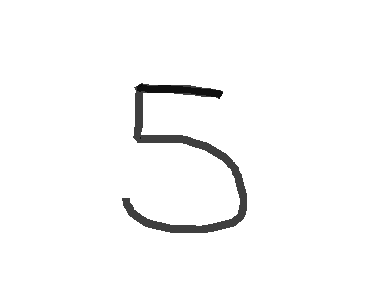
#> input picture CNN/equations/five.png, 367 x 303 px
$ jupyter execute --allow-errors test.ipynb   (shell and % lines are left out)
#> lines starting #> are read from the running program, lines starting #| are printed output that depends on the picture; after the words box and inside, x2 and y2 are one past the last pixel; in counts of white or black regions, pixels touching at a corner belong together
### CNN/utils.py
import matplotlib.pyplot as plt
import numpy as np
import pickle
import cv2
import os
from sklearn.metrics import confusion_matrix
import seaborn as sns
from sklearn.metrics import accuracy_score, classification_report
import scikitplot as skplt

img_folder = "./images"


# region plotting functions
# [68 lines left out: functions plot_loss_curve, plot_accuracy_curve, plot_learning_curve, plot_confusion_matrix, not called in this run]


def plot_roc_curve(y_test, y_test_probs):
    skplt.metrics.plot_roc(y_test, y_test_probs)
    plt.show()


# [94 lines left out: functions minmax_normalize, visualize_filters, visualize_activations, plot_histogram, accuracy, generate_batches and 2 more, not called in this run]


# region load and save model
def load_model(model_path: str = "./models/exp1_10k_train_2_20231127191523.pkl"):
    from layers.conv import ConvLayer
    from layers.dense import DenseLayer
    from layers.flatten import Flatten
    from layers.maxpool import MaxPool
    from layers.relu import ReluLayer

    with open(model_path, "rb") as inp_model:
        model = pickle.load(inp_model)
        return model


# endregion


# region preprocess
# [7 lines left out: function preprocess_image, not called in this run]


# endregion

### CNN/test.ipynb
# New data

- preprocess the new data
- train it on just DNN
- then on CNN
- setup tensorboard for experiment tracking

# Preprocessing

[cell 1]
import sklearn
import glob
import pandas as pd
import seaborn as sns
import matplotlib.pyplot as plt
import numpy as np
import cv2
import math
import utils

# Loading the saved model

#> (a cell that did not finish here is left out)

[cell 3]
labels_map = {'0': 0,
 '1': 1,
 '2': 2,
 '3': 3,
 '4': 4,
 '5': 5,
 '6': 6,
 '7': 7,
 '8': 8,
 '9': 9,
 'div': 10,
 'rightarrow': 11,
 'times': 12,
 'u': 13,
 'v': 14,
 'w': 15,
 'y': 16,
 'z': 17,
 '+': 18,
 '-': 19}

[cell 4]
target_names = list(labels_map.keys())

[cell 5]
target_names

[cell 6]
def preprocess(img_path):
#> called with img_path = './equations/five.png'
    img = cv2.imread(img_path)
#> img is the input picture: shape (303, 367, 3); min 4, max 255, mean 248.9
    img = cv2.cvtColor(img, cv2.COLOR_BGR2GRAY)
#> img: shape (303, 367)
    img = cv2.GaussianBlur(img, (5,5), 0)
    img = cv2.threshold(img, 0, 255, cv2.THRESH_BINARY_INV | cv2.THRESH_OTSU)[1]
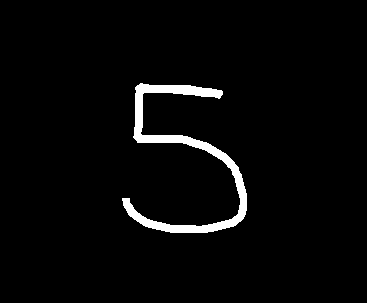
#> img: shape (303, 367); 3.1% white; 1 white region, box (x1, y1, x2, y2) and area: (122, 83, 247, 233) 3393
    return img

[cell 7]
img = preprocess("./equations/five.png")

[cell 8]
img.shape
#> Out = (303, 367)

[cell 9]
plt.imshow(img)

[cell 10]
img.shape
#> Out = (303, 367)

[cell 11]
def sort_contours(cnts, method="left-to-right"):
	# initialize the reverse flag and sort index
	reverse = False
	i = 0
	# handle if we need to sort in reverse
	if method == "right-to-left" or method == "bottom-to-top":
		reverse = True
	# handle if we are sorting against the y-coordinate rather than
	# the x-coordinate of the bounding box
	if method == "top-to-bottom" or method == "bottom-to-top":
		i = 1
	# construct the list of bounding boxes and sort them from top to
	# bottom
	boundingBoxes = [cv2.boundingRect(c) for c in cnts]
	(cnts, boundingBoxes) = zip(*sorted(zip(cnts, boundingBoxes),
		key=lambda b:b[1][i], reverse=reverse))
	# return the list of sorted contours and bounding boxes
	return (cnts, boundingBoxes)

[cell 12]
def boundingBoxes(fileName):
    # Read Input image
#> called with fileName = './equations//nums.png'
    inputImage = cv2.imread(fileName)
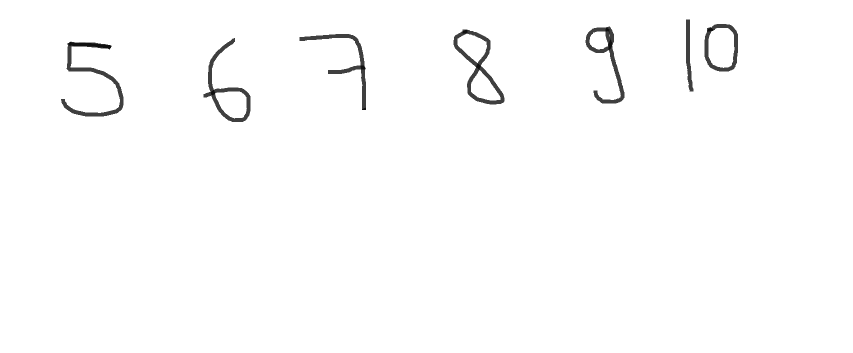
#> input picture CNN/equations/nums.png, 1706 x 705 px (shown at 1/2 size)
#> inputImage is the input picture: shape (705, 1706, 3); min 4, max 255, mean 252.1
    # Deep copy for results
    inputImageCopy = inputImage.copy()
    # Convert BGR to grayscale
    grayscaleImage = cv2.cvtColor(inputImage, cv2.COLOR_BGR2GRAY)
    # Threshold via Otsu
    threshValue, binaryImage = cv2.threshold(grayscaleImage, 0, 255, cv2.THRESH_BINARY_INV+cv2.THRESH_OTSU)
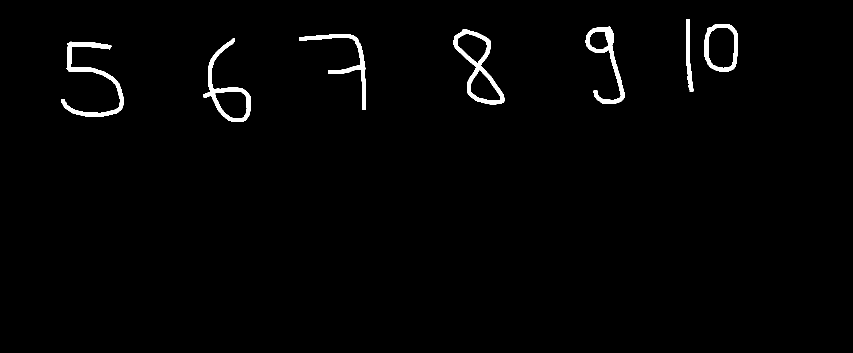
#> binaryImage: shape (705, 1706) (shown at 1/2 size); 1.5% white; 7 white regions
#> threshValue = 64
    # Get each bounding box
    # Find the big contours/blobs on the filtered image
    contours, hierarchy = cv2.findContours(binaryImage, cv2.RETR_EXTERNAL, cv2.CHAIN_APPROX_SIMPLE)
#> contours = 7 contours; box (x1, y1, x2, y2) and area: (907, 59, 1009, 209) 7296, (1409, 48, 1476, 143) 5458, (407, 76, 501, 244) 5166, (1171, 53, 1249, 207) 3528, (122, 83, 247, 233) 2974, (599, 68, 732, 220) 2248, (1372, 39, 1387, 183) 995
    contours,_ = sort_contours(contours)
#> in sort_contours, `boundingBoxes = [cv2.boundingRect(c) for c in cnts]`: boundingBoxes = [(122, 83, 125, 150), (407, 76, 94, 168), (599, 68, 133, 152), (907, 59, 102, 150), (1171, 53, 78, 154), (1409, 48, 67, 95), (1372, 39, 15, 144)]
#> in sort_contours, `(cnts, boundingBoxes) = zip(*sorted(zip(cnts, boundingBoxes), key=lamb..`: cnts has the same summary as contours in boundingBoxes; boundingBoxes = ((122, 83, 125, 150), (407, 76, 94, 168), (599, 68, 133, 152), (907, 59, 102, 150), (1171, 53, 78, 154), (1372, 39, 15, 144), (1409, 48, 67, 95))
    # contours, _ = sort_contours(contours, "top-to-bottom")


    # Expand the bounding box size
    expansion_value = 10  # Increase this value to expand the bounding boxes more
    bounding_boxes = []
    # Look for the outer bounding boxes (no children)
    for _, c in enumerate(contours):
        # Get the bounding rectangle of the current contour
        boundRect = cv2.boundingRect(c)

        # Expand bounding box
        rectX = max(0, boundRect[0] - expansion_value)
        rectY = max(0, boundRect[1] - expansion_value)
        rectWidth = min(inputImage.shape[1] - rectX, boundRect[2] + 2 * expansion_value)
        rectHeight = min(inputImage.shape[0] - rectY, boundRect[3] + 2 * expansion_value)

        # Draw expanded bounding box
        color = (0, 255, 0)
        start_X = int(rectX)
        end_X = int(start_X + rectWidth)
        start_Y = int(rectY)
        end_Y = int(start_Y + rectHeight)
        contoursImage = inputImageCopy.copy()
        bounding_boxes.append(contoursImage[start_Y:end_Y, start_X:end_X])
        cv2.rectangle(inputImageCopy, (start_X, start_Y),
                    (end_X, end_Y), color, 2)
#> this loop made 7 passes
#> (boundRect, rectX, rectY, rectWidth, rectHeight, start_X, end_X, start_Y) on passes 1 to 7: ((122, 83, 125, 150), 112, 73, 145, 170, 112, 257, 73), ((407, 76, 94, 168), 397, 66, 114, 188, 397, 511, 66), ((599, 68, 133, 152), 589, 58, 153, 172, 589, 742, 58), ((907, 59, 102, 150), 897, 49, 122, 170, 897, 1019, 49), ((1171, 53, 78, 154), 1161, 43, 98, 174, 1161, 1259, 43), ((1372, 39, 15, 144), 1362, 29, 35, 164, 1362, 1397, 29), ((1409, 48, 67, 95), 1399, 38, 87, 115, 1399, 1486, 38)
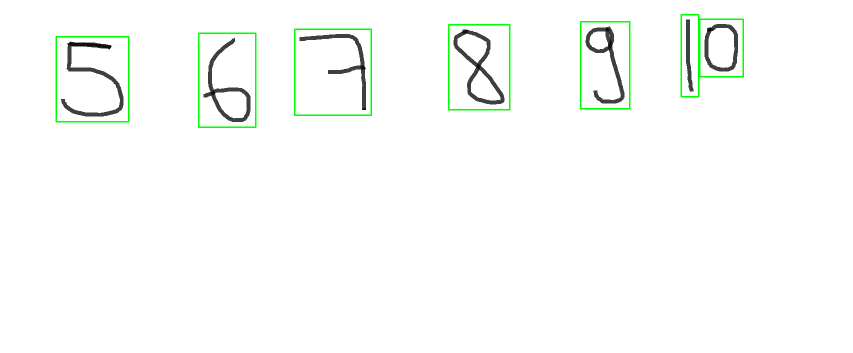
#> inputImageCopy: shape (705, 1706, 3) (shown at 1/2 size); 0.94% of pixels changed, all inside (x1, y1, x2, y2) = (111, 28, 1488, 256)
#> after the loop, bounding_boxes = 7 items

    # Show the image with expanded bounding boxes
    bb_image = cv2.cvtColor(inputImageCopy, cv2.COLOR_BGR2RGB)
    plt.imshow(bb_image)
    return bounding_boxes

[cell 13]
folder = "./equations/"
fileName = f"{folder}/nums.png"
bounding_boxes = boundingBoxes(fileName)
#> bounding_boxes = 7 items
